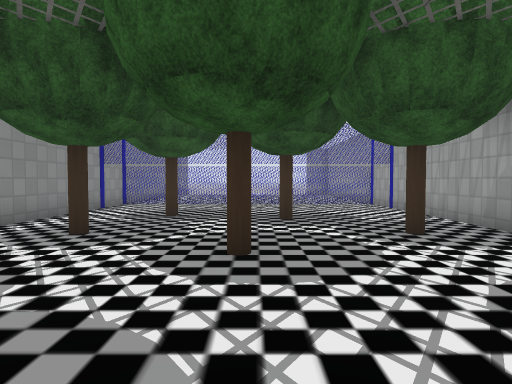
view 1 (above)

18 first-person views from a walk through a robot-simulator world made for Gazebo. The camera is 0.94 m above the floor, tilts 2° down and sees 75° across. The floor is counted in squares, 1 m on a side. Each view is taken from the middle of a square. On the plan, view 1 faces up. The plan holds only what a view shows up to about 12 squares ahead; the rest is blank. The place goes on beyond the plan. Simple patterns stand in for the simulator's built-in surfaces. Some stock models are drawn as simple stand-ins.

view 2
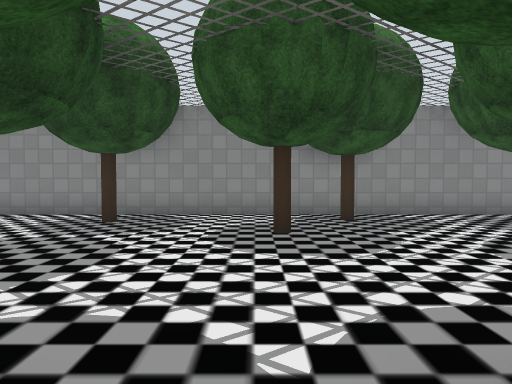

view 3
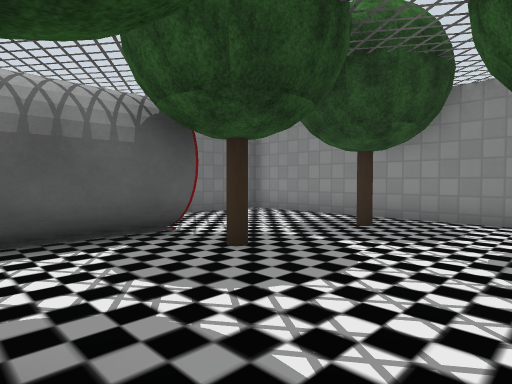

view 4
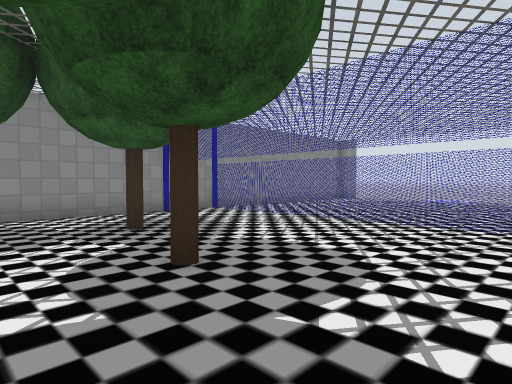

view 5
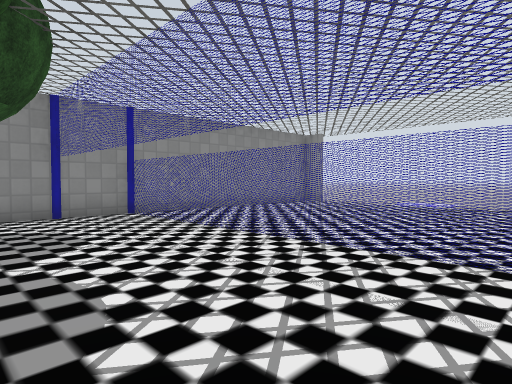

view 6
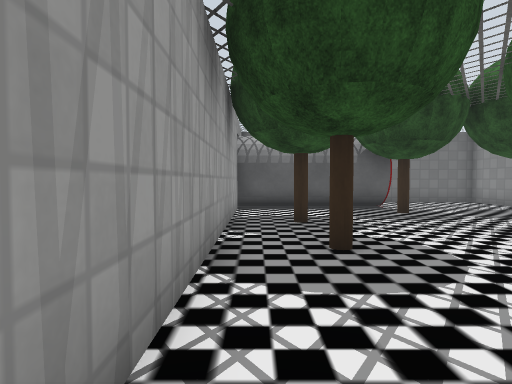

view 7
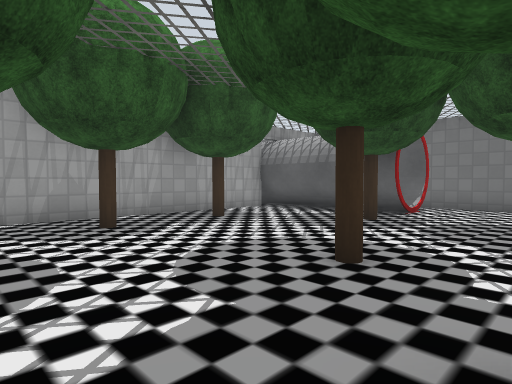

view 8
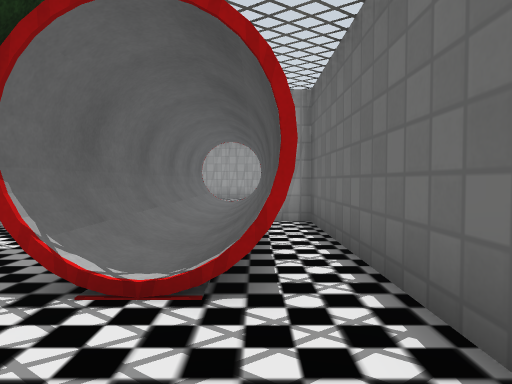

view 9
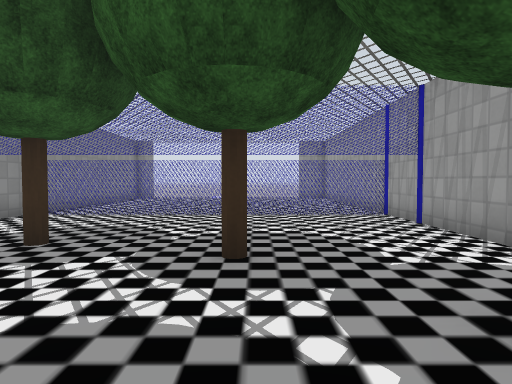

view 10
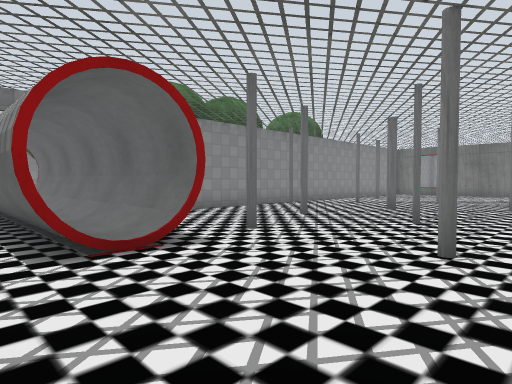

view 11
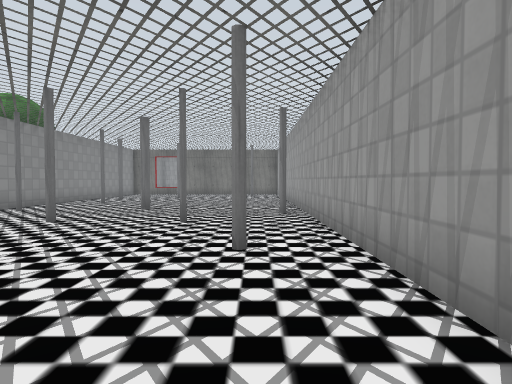

view 12
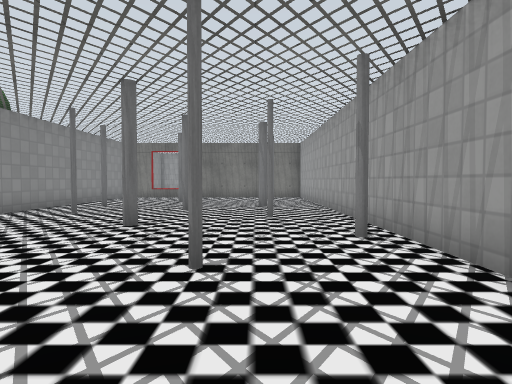

view 13
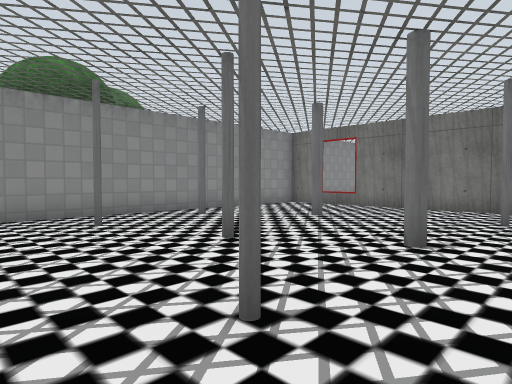

view 14
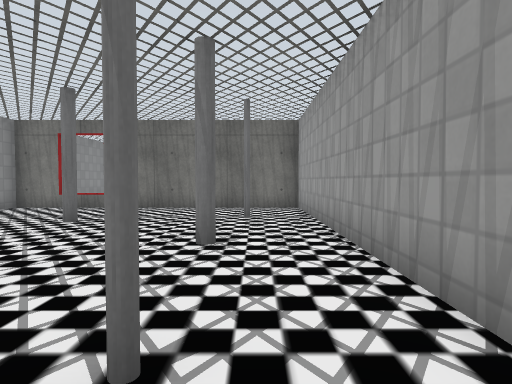

view 15
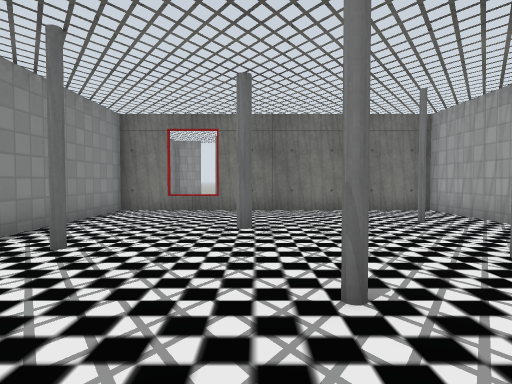

view 16
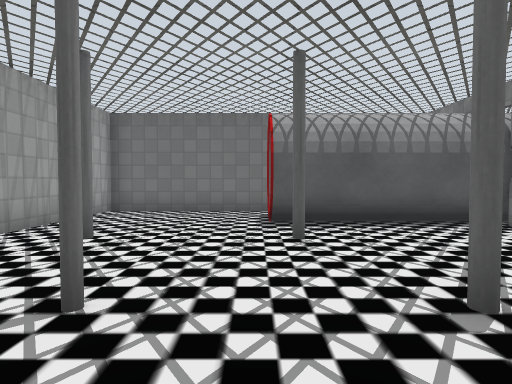

view 17
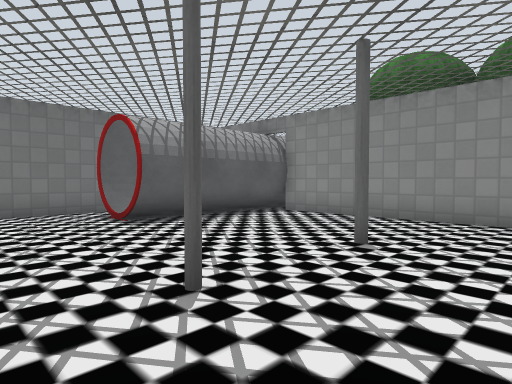

view 18
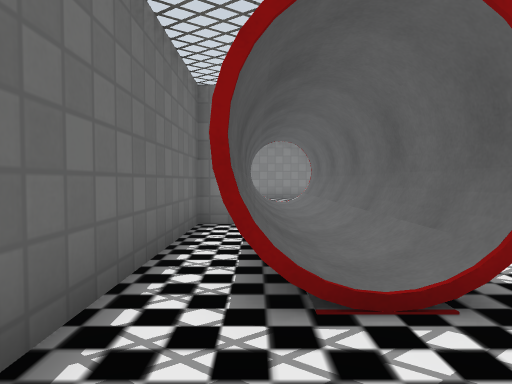

### Floor plan
Key: @ floor where view 1 was taken; # wall or solid block; . main floor; : floor 0.25 m higher than the main floor; = window, fence, low wall or low ledge; T tree; P grey pole; O other object.
Columns run from 5 left of view 1 to 15 right of it. Each row starts with its distance up from view 1.
 17 #
 16 #.........#
 15 #.........##=########
 14 #.........#.........#
 13 OOOOOOOOOO#.........#
 12 #.........#.......P.#
 11 #.........#...P.....#
 10 #.........#.........#
  9 #..T......#P........#
  8 #.....T...#......P..#
  7 #.........#....P....#
  6 #.T.....T.#.P.......#
  5 #.........#......P..#
  4 #....T....#.........#
  3 #.........#...P.....#
  2 TT........#P.......P#
  1 #..T....T.#.........#
  0 #..T.@....#..P..P...#
 -1 #.........#.........#
 -2 #.......T.#.........#
 -3 #T........#...P...P.#
 -4 #....T....#.........#
 -5 #....OOOOOOOOOOO....#
 -6 #....:::      :.....#
 -7 #....OOOOOOOOOO.....#
 -8 #.........#.........#
 -9  ######### ##########

Positions as (right, up) in squares from view 1, and headings:
1: (0, 0), facing up
2: (4, 0), facing left
3: (3, 0), facing down-left
4: (4, 6), facing up-left
5: (4, 9), facing up-left
6: (4, 6), facing down
7: (-4, 4), facing down-right
8: (-3, -7), facing right
9: (1, 4), facing up
10: (14, -8), facing up-left
11: (13, -8), facing up
12: (12, -4), facing up
13: (14, 3), facing up-left
14: (13, 3), facing up
15: (9, 4), facing up
16: (10, 2), facing down
17: (13, 2), facing down-left
18: (12, -7), facing left
